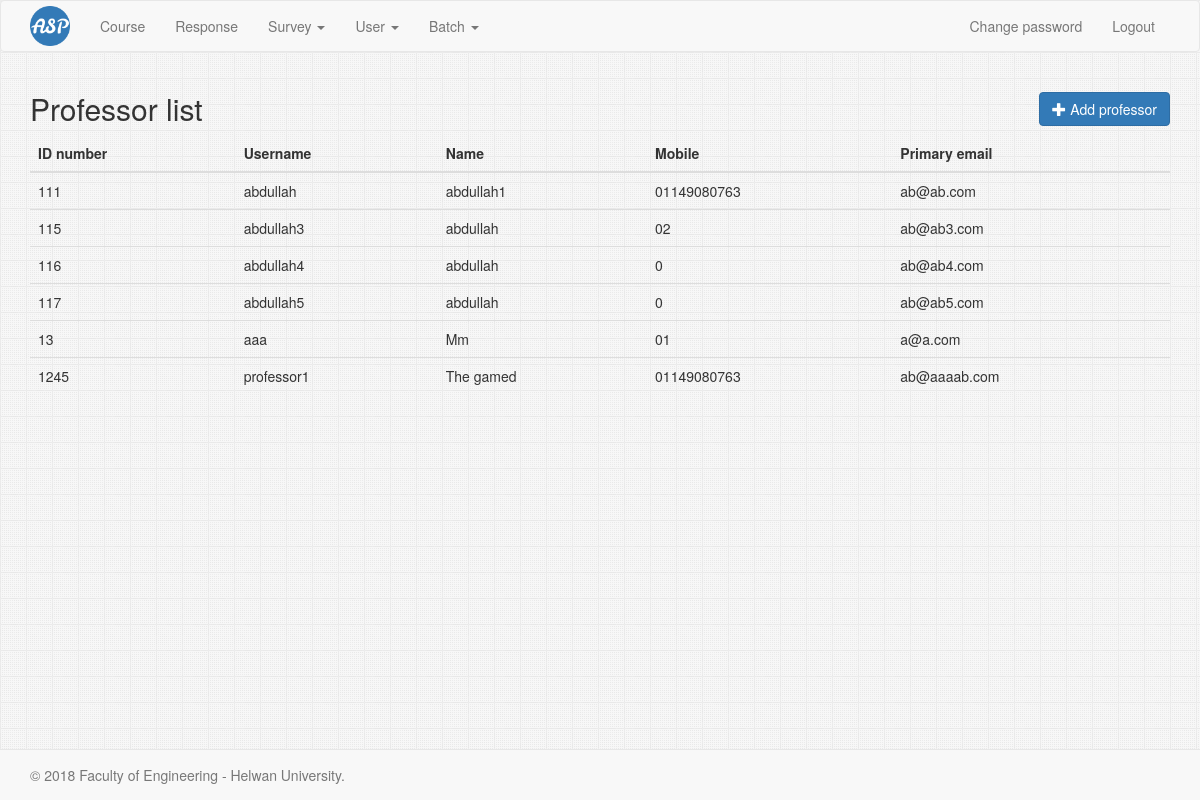
/professor/list (signed in), run on an earlier commit of the app's database.
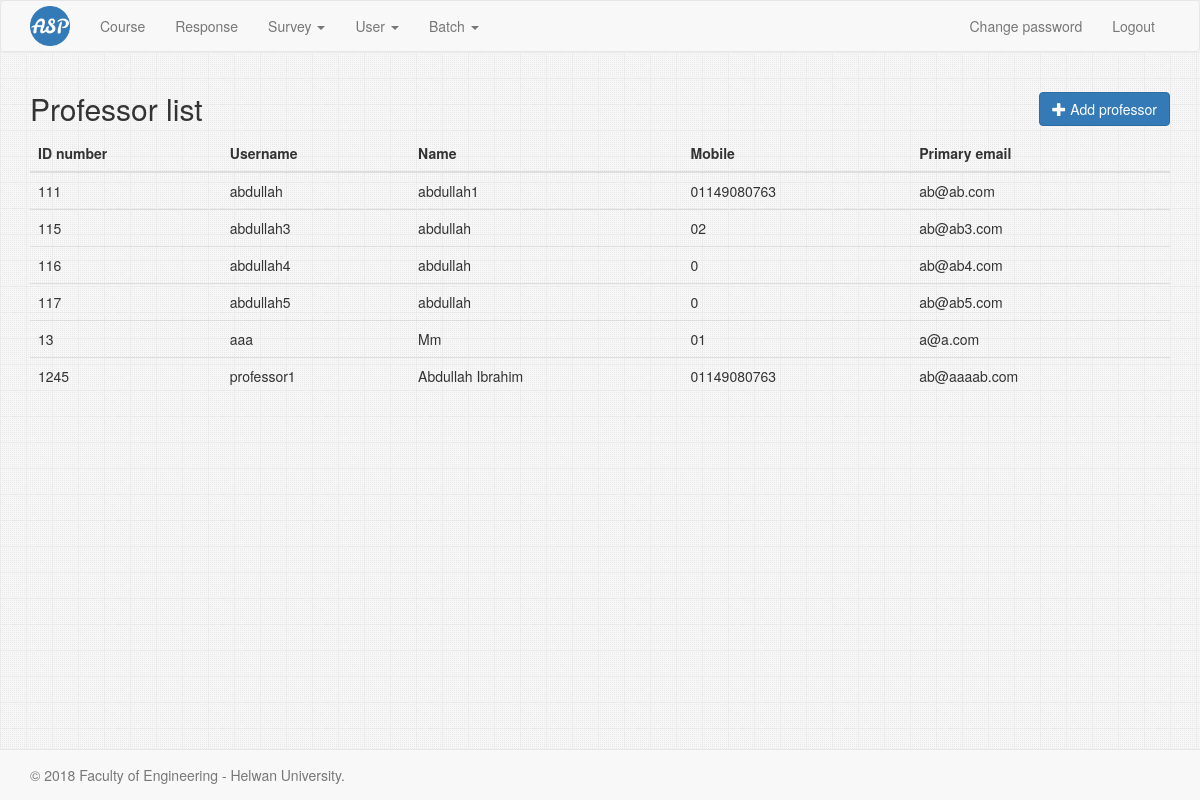
And on a later commit of the database.
### Professor/models.py (models this page shows, shortened)
class Professor(models.Model):
    user = models.OneToOneField(
        settings.AUTH_USER_MODEL,
        primary_key=True,
        on_delete=models.CASCADE,
    )
    secondary_email = models.EmailField(
        max_length=100,
    )
    courses = models.ManyToManyField(
        Course,
        related_name='professors',
        blank=True,
    )

### Home/models.py (models this page shows)
class User(AbstractUser):
    id_number = models.BigIntegerField(
        unique=True,
        verbose_name='ID number',
    )
    name = models.CharField(
        max_length=300,
    )
    email = models.EmailField(
        max_length=254,
        unique=True,
    )
    mobile_number = models.CharField(
        max_length=15,
    )
    is_admin = models.BooleanField(
        default=False,
    )
    is_professor = models.BooleanField(
        default=False,
    )
    is_student = models.BooleanField(
        default=False,
    )

### Professor/views.py (the view)
@method_decorator([login_required, admin_required], name='dispatch')
class ProfessorList(ListView):
    model = Professor
    template_name = 'Professor/professor_list.html'

### Professor/templates/Professor/professor_list.html (shortened to what this page needs)
{% extends 'base.html' %}
{% block content %}
    <h2>
    Professor list
    <a href="{% url 'professor:create' %}" class="btn btn-primary pull-right">
      <span class="glyphicon glyphicon-plus"></span> Add professor
    </a>
    </h2>
    <table class="table table-hover">
    <thead>
        <tr>
            <th>ID number</th>
            <th>Username</th>
            <th>Name</th>
            <th>Mobile</th>
            <th>Primary email</th>
        </tr>
    </thead>
    <tbody data-link="row" class="rowlink">
        {% for professor in professor_list %}
            <tr>
            <td><a href="{% url 'professor:read' professor.user.id_number %}">{{ professor.user.id_number }}</a></td>
            <td>{{ professor.user.username }}</td>
            <td>{{ professor.user.name }}</td>
            <td>{{ professor.user.mobile_number }}</td>
            <td>{{ professor.user.email }}</td>
        </tr>
        {% empty %}
        <tr>
            <td colspan="6" class="text-center">No result</td>
        </tr>
        {% endfor %}
    </tbody>
    </table>
{% endblock %}

What changed in the data, as far as the page shows it:
changed through a linked row, Professor "professor1": user.name "The gamed" → "Abdullah Ibrahim"
